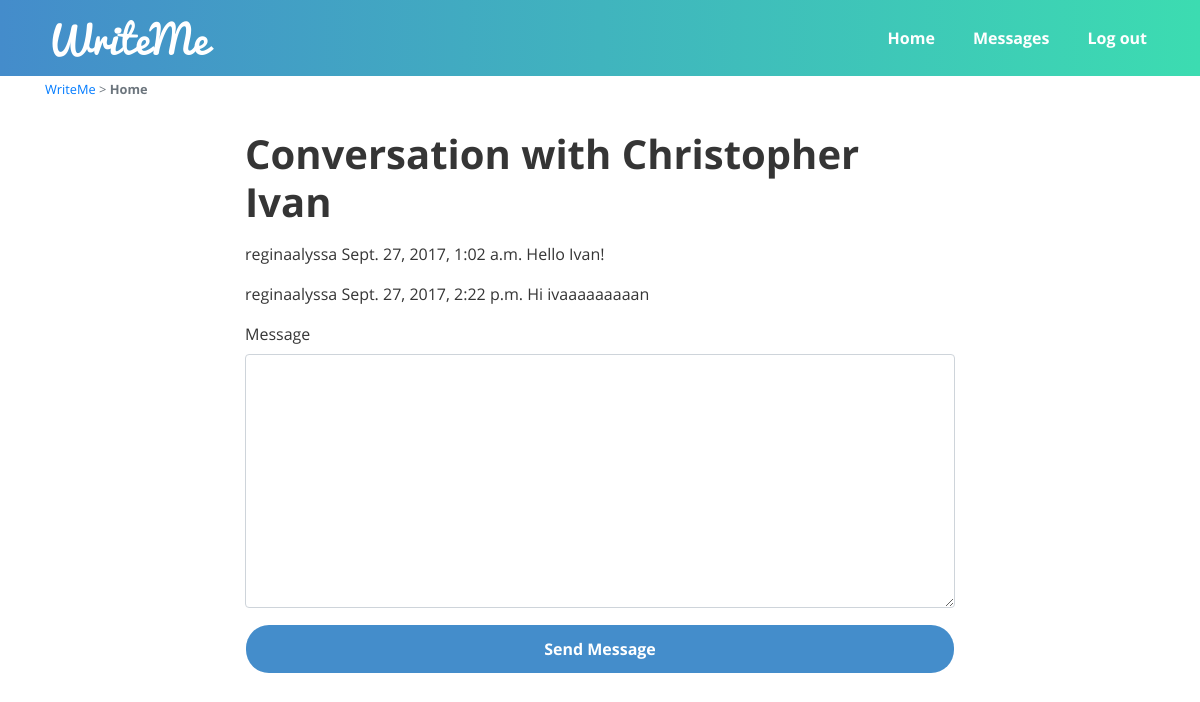
Before: /messages/ivan/ (signed in) with the older database file.
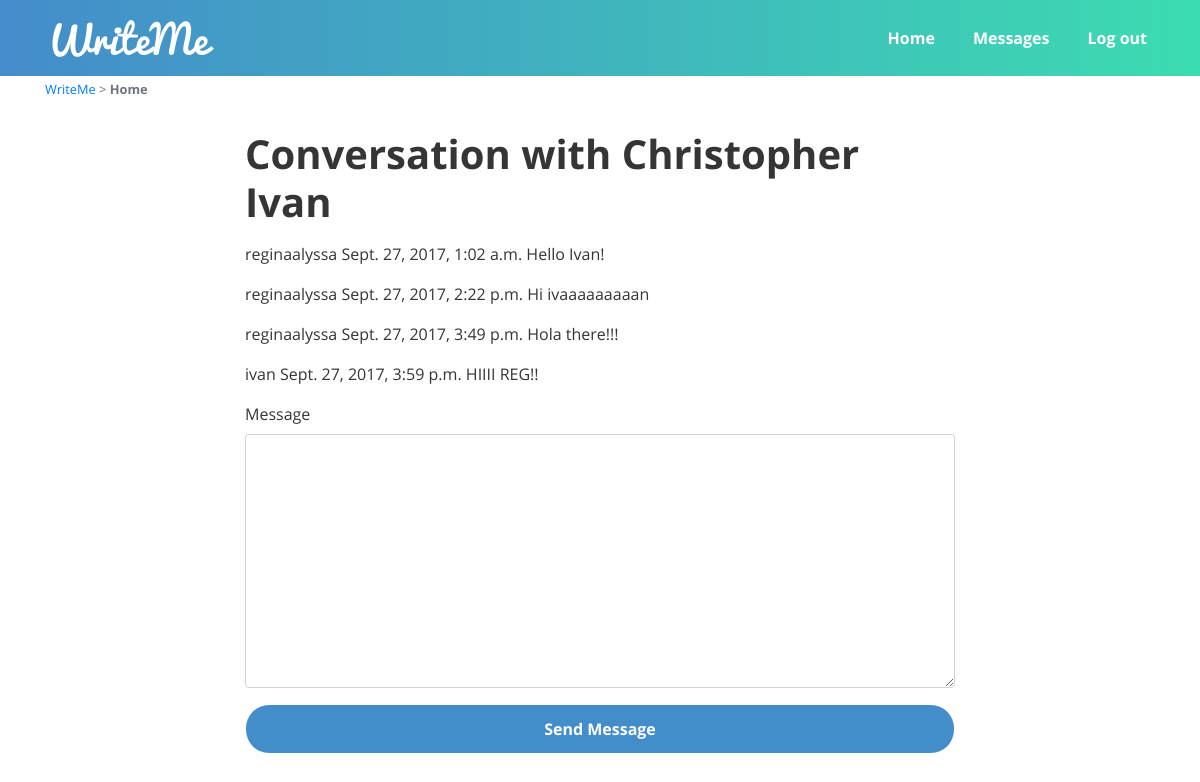
After: the same page with the newer database file.
### messaging/models.py (models this page shows)
class Message(models.Model):
    conversation = models.ForeignKey(Conversation)
    sender = models.ForeignKey(User)
    message = models.TextField()
    timestamp = models.DateTimeField(auto_now_add=True)
    unread_flag = models.BooleanField(default=True)

### messaging/views.py (the view, shortened to what this page needs)
# urls.py: url(r'^(?P<username>\w+)/$', ConversationMessagesListView.as_view(), name='conversation'),
class ConversationMessagesListView(NewMessageView):
    template_name = "messaging/conversation.html"
    form_class = NewMessageHiddenUserForm
    def get_queryset(self):
        user1 = self.request.user
        user2 = User.objects.get(username=self.kwargs.get('username'))
        try:
            conversation = Conversation.objects.get(
                (Q(user1=user1) & Q(user2=user2)) |
                (Q(user1=user2) & Q(user2=user1))
            )
        except Conversation.DoesNotExist:
            print("Did not retrieve conversation.")
            return None
        messages_list = Message.objects.filter(conversation=conversation).order_by('timestamp')
        messages_list.exclude(sender=user1).update(unread_flag=False)
        return messages_list
    def get_context_data(self, **kwargs):
        context = super(ConversationMessagesListView, self).get_context_data(**kwargs)
        context['conversation_user'] = get_object_or_404(User, username=self.kwargs.get('username'))
        context['messages_list'] = self.get_queryset()
        return context

### messaging/forms.py
class NewMessageHiddenUserForm(NewMessageForm):
    username = forms.CharField(widget=forms.HiddenInput())

### messaging/views.py (called while the page is built)
    def get_initial(self):
        initial = super(NewMessageView, self).get_initial()
        initial['username'] = self.kwargs.get('username')
        return initial

### messaging/templates/messaging/conversation.html (shortened to what this page needs)
{% extends "base.html" %}
{% block content %}
    <div class="container">
        <small class="text-muted">
            <a href="{% url 'home' %}">WriteMe</a> > <span class="text-bold">Home</span>
        </small>
        <div class="main-container">
            <div class="row">
                <div class="col-md-8 mx-auto">
                    <h1 class="margin-0 main-header">Conversation with {{ conversation_user.first_name }} {{ conversation_user.last_name }}</h1>
                    {% if messages_list %}
                        {% for message in messages_list %}
                            <p>
                                {{ message.sender }}
                                {{ message.timestamp }}
                                {{ message.message }}
                            </p>
                        {% endfor %}
                    {% else %}
                        <p>You haven't made a conversation with {{ conversation_user.first_name }} yet.</p>
                    {% endif %}
                </div>
            </div>
            <div class="row">
                <div class="col-md-8 mx-auto">
                    <form action="" method="post">
                        {% load crispy_forms_tags %}
                        {{ form|crispy }}
                        <button type="submit" class="btn btn-md form-control blue-button">Send Message</button>
                    </form>
                </div>
            </div>
        </div>
    </div>
{% endblock %}

### templates/base.html (shortened to what this page needs)
<!DOCTYPE html>
<html lang="en">
<head>
    <link rel="stylesheet" href="https://maxcdn.bootstrapcdn.com/bootstrap/4.0.0-beta/css/bootstrap.min.css">
    <link rel="stylesheet" href="https://maxcdn.bootstrapcdn.com/font-awesome/4.7.0/css/font-awesome.min.css">
    {% load static %}
    <link rel="stylesheet" href="{% static 'css/style.css' %}">
</head>
<body>
{% block navbar %}
    <nav class="navbar navbar-expand-lg navbar-dark navbar-custom navbar-default sticky-top" id="main-navbar">
        <div class="container">
            <a class="navbar-brand" href="{% url 'home' %}">WriteMe</a>
            <div class="collapse navbar-collapse" id="writeme-navbar">
                {% if user.is_authenticated %}
                    <ul class="navbar-nav ml-auto">
                        <li class="nav-item"><a class="nav-link" href="{% url 'home' %}">Home</a></li>
                        <li class="nav-item"><a class="nav-link" href="{% url 'messaging:messages' %}">Messages</a></li>
                        <li class="nav-item"><a class="nav-link" href="{% url 'logout' %}">Log out</a></li>
                    </ul>
                {% else %}
                    <ul class="navbar-nav ml-auto">
                        <li class="nav-item"><a class="nav-link" href="{% url 'login' %}">Log in</a></li>
                        <li class="nav-item"><a class="nav-link" href="{% url 'signup' %}">Sign up</a></li>
                    </ul>
                {% endif %}
            </div>
        </div>
    </nav>
{% endblock %}
{% block content %}{% endblock %}
</body>
</html>

### static/css/style.css (style rules this page uses)
html { height: 100%; min-height: 410px; min-width: 320px; }
body { height: 100%; font-family: "OpenSans-Regular", sans-serif; color: #353535; }
.text-bold { font-family: "OpenSans-Bold", sans-serif; }
.margin-0 { margin: 0; }
.main-header { font-family: "OpenSans-Bold", sans-serif; margin-bottom: 1rem; }
.main-container { padding: 30px 15px; }
.blue-button { font-family: "OpenSans-Bold", sans-serif; padding: .75rem 1.75rem; border-radius: 1.5rem; margin-bottom: 1rem; }
.blue-button { background-color: #448dcb; color: #ffffff; }
#main-navbar .navbar-brand { font-family: "Pacifico", sans-serif; font-size: 2.5rem; color: #ffffff; padding: 0; }
.navbar-custom { background-color: #448ccb; background: -webkit-linear-gradient(left, #448ccb, #3cdcb1); background: -o-linear-gradient(right, #448ccb, #3cdcb1); background: -moz-linear-gradient(right, #448ccb, #3cdcb1); background: linear-gradient(to right, #448ccb, #3cdcb1); }
.navbar-custom .nav-item .nav-link { color: #ffffff; font-family: "OpenSans-Bold", sans-serif; padding-left: 30px; }

Changed rows visible on the page:
added Message: sender "reginaalyssa", timestamp "Sept. 27, 2017, 3:49 p.m.", message "Hola there!!!"
added Message: sender "ivan", timestamp "Sept. 27, 2017, 3:59 p.m.", message "HIIII REG!!"
